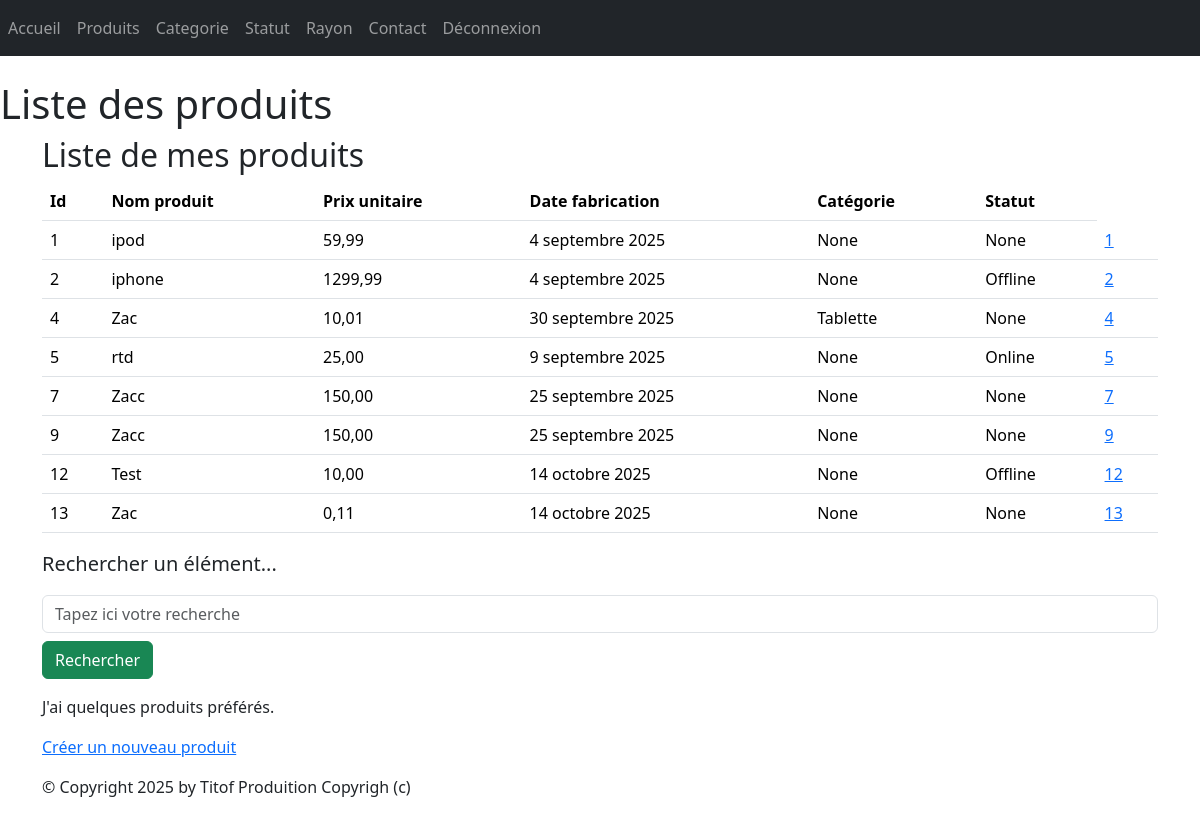
The app's page /monApp/produits/ (signed in) with its own data.
### monApp/models.py (models this page shows, shortened)
class Produit(models.Model):
    refProd = models.AutoField(primary_key=True)
    intituleProd = models.CharField(max_length=200)
    prixUnitaireProd = models.DecimalField(max_digits=10, decimal_places=2)
    dateProd = models.DateField(auto_now=True)
    categorie = models.ForeignKey(Categorie, on_delete=models.CASCADE, related_name="produits", null=True, blank=True)
    statutProd = models.ForeignKey(Statut, on_delete=models.CASCADE, related_name="produitStatut", null=True, blank=True)

class Statut(models.Model):
    idStatut = models.AutoField(primary_key=True)
    libelleStatut = models.CharField(max_length=150)
    def __str__(self):
        return self.libelleStatut

class Categorie(models.Model):
    idCat = models.AutoField(primary_key=True)
    nomCat = models.CharField(max_length=100)
    def __str__(self):
        return self.nomCat

### monApp/views.py (the view)
# urls.py: path("produits/", views.ProduitListView.as_view(), name="lst_prdts"),
class ProduitListView(ListView):
    model = Produit
    template_name = "monApp/list_produits.html"
    context_object_name = "prdts"
    def get_queryset(self):
        query = self.request.GET.get('search')
        if query:
            return Produit.objects.filter(intituleProd__icontains=query).select_related('categorie').select_related('statutProd')
        return Produit.objects.select_related('categorie').select_related('statutProd')
    def get_context_data(self, **kwargs):
        context = super(ProduitListView, self).get_context_data(**kwargs)
        context['titremenu'] = "Liste de mes produits"
        return context

### monApp/templates/monApp/list_produits.html
{% extends 'monApp/base.html' %}
{% block menu %}
<h1>Liste des produits</h1>
{% endblock %}
{% block contenu %}
    <h2>{{titremenu}}</h2>
    <table class="table">
        <thead>
            <th>Id</th>
            <th>Nom produit</th>
            <th>Prix unitaire</th>
            <th>Date fabrication</th>
            <th>Catégorie</th>
            <th>Statut</th>
        </thead>
        <tbody>
            {% for prdt in prdts %}
            <tr>
                <td>{{ prdt.refProd }} </td>
                <td>{{ prdt.intituleProd }} </td>
                <td>{{ prdt.prixUnitaireProd }} </td>
                <td>{{ prdt.dateProd }} </td>
                <td>{{ prdt.categorie }} </td>
                <td>{{ prdt.statutProd }} </td>
                <td><a href="{% url 'dtl_prdt' prdt.refProd %}">{{ prdt.refProd }}</a></td>
            </tr>
            {% endfor %}
        </tbody>
    </table>
    <p class="lead mb-3 ml-0">Rechercher un élément...</p>
    <form method="GET" action="">
        <input class="form-control" type="text" name="search" placeholder="Tapez ici votre recherche"
        value="{{ request.GET.search }}">
        <button type="submit" class="btn btn-success mt-2">Rechercher</button>
    </form>
    <p>
    J'ai
    {% if prdts|length < 5 %}
    peu de
    {% elif prdts|length < 10 %}
    quelques
    {% else %}
    beaucoup de
    {% endif %}
    produits préférés.
    </p>
    <p><a href="{% url 'crt-prdt' %}">Créer un nouveau produit</a></p>
{% endblock %}

### static/style.css (style rules this page uses)
h1 { color: red }

### records on screen
Produit: refProd "1", intituleProd "ipod", prixUnitaireProd "59,99", dateProd "4 septembre 2025", categorie "None", statutProd "None"
Produit: refProd "2", intituleProd "iphone", prixUnitaireProd "1299,99", dateProd "4 septembre 2025", categorie "None", statutProd "Offline"
Produit: refProd "4", intituleProd "Zac", prixUnitaireProd "10,01", dateProd "30 septembre 2025", categorie "Tablette", statutProd "None"
Produit: refProd "5", intituleProd "rtd", prixUnitaireProd "25,00", dateProd "9 septembre 2025", categorie "None", statutProd "Online"
Produit: refProd "7", intituleProd "Zacc", prixUnitaireProd "150,00", dateProd "25 septembre 2025", categorie "None", statutProd "None"
Produit: refProd "9", intituleProd "Zacc", prixUnitaireProd "150,00", dateProd "25 septembre 2025", categorie "None", statutProd "None"
Produit: refProd "12", intituleProd "Test", prixUnitaireProd "10,00", dateProd "14 octobre 2025", categorie "None", statutProd "Offline"
Produit: refProd "13", intituleProd "Zac", prixUnitaireProd "0,11", dateProd "14 octobre 2025", categorie "None", statutProd "None"

### other values on screen
{{ titremenu }} "Liste de mes produits"
